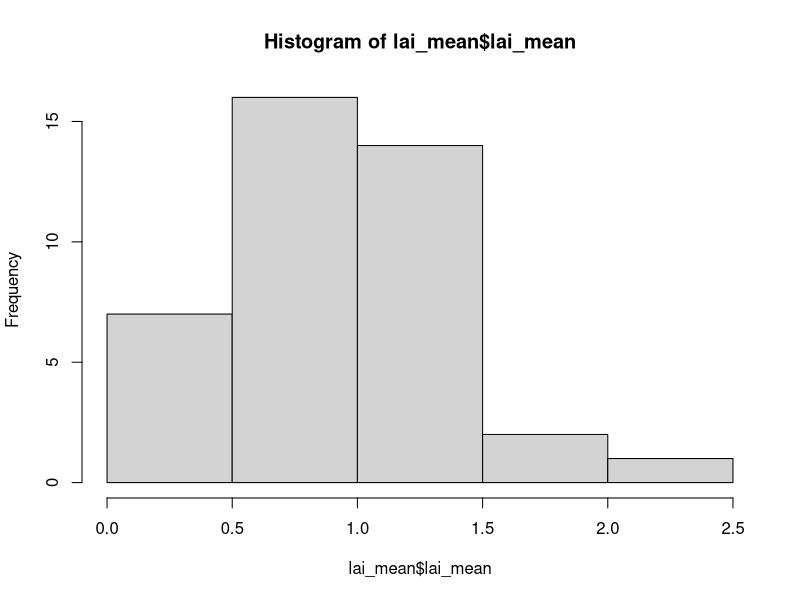
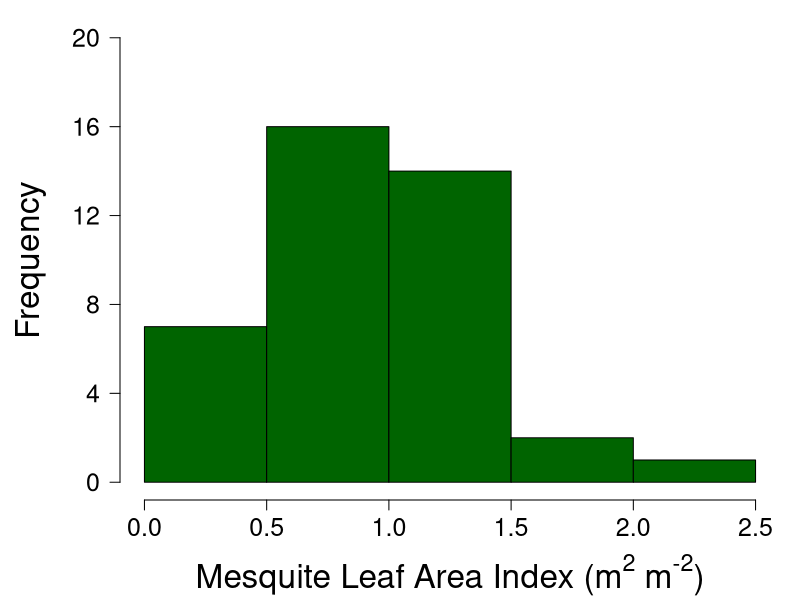

The R source for these figures, in order: (Note: this script raises an error after producing the figures.)
# Scipt for analyzing the mequite data
## The script proceeds as stated questions followed by the code to analyze the data
## in response to that stated question
### TTABS figures can be found by searching for TTABS

## load libraries
library(tidyverse)
library(vioplot)
library(lme4)
library(car)
library(emmeans)

## ggplot theme
th = theme(legend.position="none", 
           axis.title.y=element_text(size=rel(1.5), colour = 'black'),
           axis.title.x=element_text(size=rel(1.5), colour = 'black'),
           axis.text.x=element_text(size=rel(1.5), colour = 'black'),
           axis.text.y=element_text(size=rel(1.5), colour = 'black'),
           panel.background = element_rect(fill = 'white', colour = 'black'),
           panel.grid.major = element_line(colour = "grey"),
           #axis.line = element_line(colour = 'black'),
           strip.text = element_text(size=rel(1)))

## read in data
sm = read.csv("../data/sm_clean.csv") # soil moisture
bm = read.csv("../data/bm_clean.csv") # biomass
lai = read.csv("../data/lai_clean.csv") # lai
sc = read.csv("../data/sc_clean.csv") # cover (species composition)

##########################################################################################
### Q1: What does the size distribution (in LAI) of the trees look like?
##########################################################################################
#### mean plot lai
lai_group_by_plot = group_by(lai, plot)
lai_mean = summarise(lai_group_by_plot, lai_mean = mean(lai))

#### create a histogram and get summary statistics
hist(lai_mean$lai_mean, breaks = 5)
mean(lai_mean$lai_mean)
sd(lai_mean$lai_mean) / sqrt(40)

#### TTABS ####
par(oma = c(0,0,0,0), mar = c(5, 6, 1, 1))
hist(lai_mean$lai_mean, breaks = seq(0, 2.5, 0.5), 
     ylim = c(0, 20), xlab = '', ylab ='', col = 'darkgreen',
     yaxt = 'n', xaxt = 'n', main = '')
axis(1, seq(0, 2.5, 0.5), cex.axis = 1.5)
axis(2, seq(0, 20, 4), cex.axis = 1.5, las = 1)
mtext(side = 1, expression('Mesquite Leaf Area Index (m'^'2' * ' m'^'-2' *')'), line = 4, cex = 2)
mtext(side = 2, expression('Frequency'), line = 3.5, cex = 2)
#### TTABS ####

lai_histogram = ggplot(data = lai_mean, aes(x = lai_mean)) +
  theme(legend.position="none", 
        axis.title.y=element_text(size=rel(3), colour = 'black'),
        axis.title.x=element_text(size=rel(2.5), colour = 'black'),
        axis.text.x=element_text(size=rel(2.5), colour = 'black'),
        axis.text.y=element_text(size=rel(2), colour = 'black'),
        panel.background = element_rect(fill = 'white', colour = 'black'),
        panel.grid.major = element_line(colour = "grey"),
        #axis.line = element_line(colour = 'black'),
        strip.text = element_text(size=rel(1))) +
  geom_histogram(fill = c('grey'), colour = 'black', binwidth = 0.25) +
  ylab('Count') +
  xlab(expression('Mesquite Leaf Area Index (m'^'2' * ' m'^'-2' *')'))

##########################################################################################
### A1: LAI is fairly normal (center just below 1), but quite a big spread
##########################################################################################

##########################################################################################
### Q2: How does mesquite presence influence soil moisture?
##########################################################################################
#### run paired t-tests for all data and each date
sm_dates = levels(sm$date)
t.test(subset(sm, location == 'under')$vwc, subset(sm, location == 'away')$vwc,
       paired = T)
t.test(subset(sm, location == 'under' & date == sm_dates[1])$vwc, 
       subset(sm, location == 'away' & date == sm_dates[1])$vwc,
       paired = T)
t.test(subset(sm, location == 'under' & date == sm_dates[2])$vwc, 
       subset(sm, location == 'away' & date == sm_dates[2])$vwc,
       paired = T)
t.test(subset(sm, location == 'under' & date == sm_dates[3])$vwc, 
       subset(sm, location == 'away' & date == sm_dates[3])$vwc,
       paired = T)
t.test(subset(sm, location == 'under' & date == sm_dates[4])$vwc, 
       subset(sm, location == 'away' & date == sm_dates[4])$vwc,
       paired = T)
t.test(subset(sm, location == 'under' & date == sm_dates[5])$vwc, 
       subset(sm, location == 'away' & date == sm_dates[5])$vwc,
       paired = T)
t.test(subset(sm, location == 'under' & date == sm_dates[6])$vwc, 
       subset(sm, location == 'away' & date == sm_dates[6])$vwc,
       paired = T)
t.test(subset(sm, location == 'under' & date == sm_dates[7])$vwc, 
       subset(sm, location == 'away' & date == sm_dates[7])$vwc,
       paired = T)
t.test(subset(sm, location == 'under' & date == sm_dates[8])$vwc, 
       subset(sm, location == 'away' & date == sm_dates[8])$vwc,
       paired = T)

#### plot the data
sm_vioplot = vioplot(subset(sm, location == 'under')$vwc, 
                     subset(sm, location == 'away')$vwc,
                     ylim = c(0, 40), yaxt = 'n',
                     names = c('Under', 'Away'),
                     col = c('grey', 'yellow'))
axis(2, seq(0, 40, 10), las = 1)

sm_vioplot_date = plot(NULL, ylim = c(0, 40), xlim = c(1, 16), yaxt = 'n', xaxt = 'n',
                       ylab = '', xlab = '')
sm_vioplot_date = vioplot(subset(sm, location == 'under' & date == sm_dates[1])$vwc, 
                     subset(sm, location == 'away' & date == sm_dates[1])$vwc,
                     subset(sm, location == 'under' & date == sm_dates[2])$vwc, 
                     subset(sm, location == 'away' & date == sm_dates[2])$vwc,
                     subset(sm, location == 'under' & date == sm_dates[3])$vwc, 
                     subset(sm, location == 'away' & date == sm_dates[3])$vwc,
                     subset(sm, location == 'under' & date == sm_dates[4])$vwc, 
                     subset(sm, location == 'away' & date == sm_dates[4])$vwc,
                     subset(sm, location == 'under' & date == sm_dates[5])$vwc, 
                     subset(sm, location == 'away' & date == sm_dates[5])$vwc,
                     subset(sm, location == 'under' & date == sm_dates[6])$vwc, 
                     subset(sm, location == 'away' & date == sm_dates[6])$vwc,
                     subset(sm, location == 'under' & date == sm_dates[7])$vwc, 
                     subset(sm, location == 'away' & date == sm_dates[7])$vwc,
                     subset(sm, location == 'under' & date == sm_dates[8])$vwc, 
                     subset(sm, location == 'away' & date == sm_dates[8])$vwc,
                     add = T,
                     col = rep(c('darkgreen', 'yellow'), times = 8),
                     ylab = '', xlab = '')
axis(2, seq(0, 40, 10), las = 1)
axis(1, seq(1, 8, 1), at = seq(1.5, 15.5, 2))
mtext(side = 1, 'Measurement Period', line = 3)
mtext(side = 2, 'VWC (%)', line = 3)
legend('topright', c('Under', 'Away'), pch = 16, col = c('grey', 'yellow'))

sm_boxplot = ggplot(data = sm, aes(x = location, y = vwc)) +
  theme(legend.position="none", 
        axis.title.y=element_text(size=rel(4), colour = 'black'),
        axis.title.x=element_text(size=rel(4), colour = 'black'),
        axis.text.x=element_text(size=rel(4), colour = 'black'),
        axis.text.y=element_text(size=rel(3), colour = 'black'),
        panel.background = element_rect(fill = 'white', colour = 'black'),
        panel.grid.major = element_line(colour = "grey"),
        #axis.line = element_line(colour = 'black'),
        strip.text = element_text(size=rel(1))) +
  geom_boxplot(fill = c('yellow', 'grey'), lwd = 4) +
  ylab('Soil water content (%)') +
  xlab('') +
  scale_x_discrete(labels = c('away' = 'Outside', 'under' = 'Under'))

sm$spot = paste(sm$plot, sm$location, sep = '_')
sm$plotfac = as.factor(sm$plot)
hist(sm$vwc)
sm_lmer = lmer(vwc ~ location * date + (1|plotfac) + (1|spot), data = sm)
summary(sm_lmer)
plot(resid(sm_lmer) ~ fitted(sm_lmer))
Anova(sm_lmer)

##########################################################################################
### A2: It's wetter outside of the mesquite area, but biggest difference in wet times
##########################################################################################

##########################################################################################
### Q3a: Is biomass different under the mesquite?
##########################################################################################
#### total biomass
##### make a dataframe with no litter
bm_nolitt = subset(bm, code != 'LITT')

##### create dateframe with correct columns for total biomass
bm_total_pre = data.frame(plot = rep(seq(1, 40), 2), 
                      location = c(rep('under', 40), rep('away', 40)),
                      date = rep('2018-09-22', times = 80))
nrow(bm_total_pre)

##### get total biomass for each plot (excluding dead stuff)
bm_total_group_by = group_by(bm_nolitt, date, plot, location)
bm_total_sums = summarise(bm_total_group_by, weight_sum = sum(weight))

##### combine sums into data fram with zeros
bm_total = left_join(bm_total_pre, bm_total_sums)
head(bm_total)
bm_total$weight_sum[is.na(bm_total$weight_sum)] = 0
head(bm_total)
tail(bm_total)

##### run the analysis
t.test(subset(bm_total, location == 'under')$weight_sum, 
       subset(bm_total, location == 'away')$weight_sum,
       paired = T)

#### TTABS ####
par(oma = c(0, 2, 1, 1))
bm_boxplot = plot(weight_sum * 4 ~ location, data = bm_total,
                  col = c('orange', 'blue'),
                  outcol = c('orange', 'blue'),
                  outpch = 16,
                  yaxt = 'n', xaxt = 'n',
                  ylab ='', xlab = '',
                  ylim = c(0, 150))
axis(1, at = c(1, 2), c('Outside', 'Under'), cex.axis = 2)
axis(2, seq(0, 150, 50), cex.axis = 1.5, las = 1)
mtext(side = 2, expression('Understory Biomass (g m'^'-2' *')'), cex = 2.4, line = 4)
text(2.2, 145, 'p = 0.054', cex = 1.8)

bm_boxplot = ggplot(data = bm_total, aes(x = location, y = weight_sum * 4)) +
  theme(legend.position="none", 
        axis.title.y=element_text(size=rel(4), colour = 'black'),
        axis.title.x=element_text(size=rel(4), colour = 'black'),
        axis.text.x=element_text(size=rel(4), colour = 'black'),
        axis.text.y=element_text(size=rel(3), colour = 'black'),
        panel.background = element_rect(fill = 'white', colour = 'black'),
        panel.grid.major = element_line(colour = "grey"),
        #axis.line = element_line(colour = 'black'),
        strip.text = element_text(size=rel(1))) +
  geom_boxplot(fill = c('yellow', 'grey'), lwd = 4) +
  ylab(expression('Understory AGB (g m'^'-2' *')')) +
  xlab('') +
  scale_x_discrete(labels = c('away' = 'Outside', 'under' = 'Under'))

bm_total$spot = paste(bm_total$plot, bm_total$location, sep = '_')
bm_total$plotfac = as.factor(bm_total$plot)
hist(log(bm_total$weight_sum + 0.01))
hist(bm_total$weight_sum)
bm_total_lmer = lmer(log(weight_sum + 0.01) ~ location + (1|plotfac), data = bm_total)
summary(bm_total_lmer)
plot(resid(bm_total_lmer) ~ fitted(bm_total_lmer))
Anova(bm_total_lmer)
emmeans(bm_total_lmer, ~location)

# bm_dot = ggplot(bm_total, aes(x=location, y=weight_sum, fill = location)) +
#                 geom_boxplot(fill = 'white') +
#                 geom_dotplot(binaxis = 'y', stackdir = 'center') +
#                 theme_minimal() +
#                 labs(x = 'Location', y = 'Total Biomass (g)')
# bm_dot + scale_fill_manual(values = c('blue', 'orange')) + 
#          theme(legend.position="none") +
#          scale_y_continuous(limit = c(0, 40)) +
#          scale_x_discrete(labels = c('away' = 'Outside', 'under' = 'Under'))
#          theme(axis.text.y = element_text(size = 20, color = 'black')) +
#          theme(axis.text.x = element_text(size = 20, color = 'black'))
#### TTABS ####


##########################################################################################
### A3a: Lower under the mesquite
##########################################################################################

##########################################################################################
### Q3b: Does biomass result vary by lifeform?
##########################################################################################
##### create dateframe with correct columns for biomass by lifeform type
bm_lifeform_pre = data.frame(plot = rep(seq(1, 40), 8), 
                          location = c(rep('under', 160), rep('away', 160)),
                          lifeform = rep(c(rep(levels(bm$lifeform)[1], 40),
                                           rep(levels(bm$lifeform)[2], 40),
                                           rep(levels(bm$lifeform)[3], 40),
                                           rep(levels(bm$lifeform)[4], 40)), 2),
                          date = rep('2018-09-22', times = 320))
nrow(bm_lifeform_pre)

##### get lifeform biomass for each plot
bm_lifeform_group_by = group_by(bm, date, plot, location, lifeform)
bm_lifeform_sums = summarise(bm_lifeform_group_by, weight_sum = sum(weight))

##### combine sums into data fram with zeros
bm_lifeform = left_join(bm_lifeform_pre, bm_lifeform_sums)
head(bm_lifeform)
bm_lifeform$weight_sum[is.na(bm_lifeform$weight_sum)] = 0
head(bm_lifeform)
tail(bm_lifeform)

##### separate out the different lifeforms
bm_lifeform_forb = subset(bm_lifeform, lifeform == 'Forb')
bm_lifeform_grass = subset(bm_lifeform, lifeform == 'Grass')
bm_lifeform_litter = subset(bm_lifeform, lifeform == 'LITT')
bm_lifeform_tree = subset(bm_lifeform, lifeform == 'Shrub/tree')

##### run the analysis
t.test(subset(bm_lifeform_forb, location == 'under')$weight_sum, 
       subset(bm_lifeform_forb, location == 'away')$weight_sum,
       paired = T) # slightly more fobs under
t.test(subset(bm_lifeform_grass, location == 'under')$weight_sum, 
       subset(bm_lifeform_grass, location == 'away')$weight_sum,
       paired = T) # more grass away!
t.test(subset(bm_lifeform_litter, location == 'under')$weight_sum, 
       subset(bm_lifeform_litter, location == 'away')$weight_sum,
       paired = T) # more litter away!
t.test(subset(bm_lifeform_tree, location == 'under')$weight_sum, 
       subset(bm_lifeform_tree, location == 'away')$weight_sum,
       paired = T) # nothing with trees (only one tree plot)

#### grass ratio
grass_ratio = bm_lifeform_grass$weight_sum / 
  rowSums(cbind(bm_lifeform_forb$weight_sum, bm_lifeform_grass$weight_sum, 
      bm_lifeform_tree$weight_sum))

grass_ratio_df = data.frame(bm_lifeform_grass[, c(1,2)], grass_ratio = grass_ratio)

t.test(subset(grass_ratio_df, location == 'under')$grass_ratio,
       subset(grass_ratio_df, location == 'away')$grass_ratio,
       paired = T)

#### forb ratio
forb_ratio = bm_lifeform_forb$weight_sum / 
  rowSums(cbind(bm_lifeform_forb$weight_sum, bm_lifeform_grass$weight_sum, 
                bm_lifeform_tree$weight_sum))

forb_ratio_df = data.frame(bm_lifeform_forb[, c(1,2)], forb_ratio = forb_ratio)

t.test(subset(forb_ratio_df, location == 'under')$forb_ratio,
       subset(forb_ratio_df, location == 'away')$forb_ratio,
       paired = T)


#### plot out grass ratio results
grass_ratio_vioplot = plot(NULL, ylim = c(0, 1.2), xlim = c(0, 3), yaxt = 'n', 
                           xaxt = 'n', ylab = '', xlab = '')
grass_ratio_vioplot = vioplot(subset(grass_ratio_df, location == 'under')$grass_ratio,
                              subset(grass_ratio_df, location == 'away')$grass_ratio,
                              add = T, col = c('grey', 'yellow'))
axis(2, seq(0, 1, 0.2), las = 1)
axis(1, c('under', 'away'), at = c(1, 2))
mtext(side = 2, 'Grass ratio', line = 3)
text(1, 1.1, paste(round(mean(subset(grass_ratio_df, location == 'under')$grass_ratio, 
                              na.rm =T), 2),
                   '±',
                   round(sd(subset(grass_ratio_df, location == 'under')$grass_ratio, 
                            na.rm =T) / sqrt(40), 2),
                   sep = ' '))
text(2, 1.1, paste(round(mean(subset(grass_ratio_df, location == 'away')$grass_ratio, 
                              na.rm =T), 2),
                   '±',
                   round(sd(subset(grass_ratio_df, location == 'away')$grass_ratio, 
                            na.rm =T) / sqrt(40), 2),
                   '*',
                   sep = ' '))
#legend('topright', c('Under', 'Away'), pch = 16, col = c('grey', 'yellow'))

#### plot out the lifeform results
bm_lifeform_vioplot = plot(NULL, ylim = c(0, 40), xlim = c(0, 5), yaxt = 'n', 
                           xaxt = 'n', ylab = '', xlab = '')
bm_lifeform_vioplot = vioplot(subset(bm_lifeform_grass, location == 'under')$weight_sum,
                              subset(bm_lifeform_grass, location == 'away')$weight_sum,
                              subset(bm_lifeform_forb, location == 'under')$weight_sum,
                              subset(bm_lifeform_forb, location == 'away')$weight_sum,
                              add = T,
                              col = rep(c('grey', 'yellow'), times = 2),
                              ylab = '', xlab = '')
axis(2, seq(0, 40, 10), las = 1)
axis(1, c('grass', 'forb'), at = c(1.5, 3.5))
mtext(side = 2, 'Biomass (g)', line = 3)
legend('topright', c('Under', 'Away'), pch = 16, col = c('grey', 'yellow'))

#### TTABS ####
grass_ratio_boxplot = boxplot(grass_ratio * 100 ~ location, data = grass_ratio_df,
                  col = c('orange', 'blue'),
                  outcol = c('orange', 'blue'),
                  outpch = 16,
                  yaxt = 'n', xaxt = 'n',
                  ylab ='', xlab = '',
                  ylim = c(0, 115))
axis(1, at = c(1, 2), c('Outside', 'Under'), cex.axis = 2)
axis(2, seq(0, 100, 25), cex.axis = 1.5, las = 1)
mtext(side = 2, 'Grass Biomass (%)', cex = 2.4, line = 4)
text(2.2, 109, 'p < 0.05', cex = 1.8)
#### TTABS ####

#### TTABS ####
forb_ratio_boxplot = boxplot(forb_ratio * 100 ~ location, data = forb_ratio_df,
                              col = c('orange', 'blue'),
                              outcol = c('orange', 'blue'),
                              outpch = 16,
                              yaxt = 'n', xaxt = 'n',
                              ylab ='', xlab = '',
                              ylim = c(0, 115))
axis(1, at = c(1, 2), c('Outside', 'Under'), cex.axis = 2)
axis(2, seq(0, 100, 25), cex.axis = 1.5, las = 1)
mtext(side = 2, 'Forb Biomass (%)', cex = 2.4, line = 4)
text(2.2, 109, 'p < 0.05', cex = 1.8)
#### TTABS ####

#### TTABS ####
grass_forb_boxplot = boxplot(subset(bm_lifeform_grass, location == 'away')$weight_sum * 4,
                            subset(bm_lifeform_grass, location == 'under')$weight_sum * 4,
                            subset(bm_lifeform_forb, location == 'away')$weight_sum * 4,
                            subset(bm_lifeform_forb, location == 'under')$weight_sum * 4,
                           col = c('orange', 'blue'),
                           outcol = c('orange', 'blue'),
                           outpch = 16,
                           yaxt = 'n', xaxt = 'n',
                           ylab ='', xlab = '',
                           ylim = c(0, 80),
                           outline = F)
axis(1, at = c(1.5, 3.5), c('Grass', 'Forb'), cex.axis = 2)
axis(2, seq(0, 80, 20), cex.axis = 1.5, las = 1)
mtext(side = 2, expression('Understory Biomass (g m'^'-2' *')'), cex = 2.4, line = 4)
legend('topright', c('Outside', 'Under'), pch = 15, col = c('orange', 'blue'), cex = 2)
#### TTABS ####

forb_percent_boxplot = ggplot(data = forb_ratio_df, aes(x = location, y = forb_ratio * 100)) +
  theme(legend.position="none", 
        axis.title.y=element_text(size=rel(4), colour = 'black'),
        axis.title.x=element_text(size=rel(4), colour = 'black'),
        axis.text.x=element_text(size=rel(4), colour = 'black'),
        axis.text.y=element_text(size=rel(3), colour = 'black'),
        panel.background = element_rect(fill = 'white', colour = 'black'),
        panel.grid.major = element_line(colour = "grey"),
        #axis.line = element_line(colour = 'black'),
        strip.text = element_text(size=rel(1))) +
  geom_boxplot(fill = c('yellow', 'grey'), lwd = 4) +
  ylab(expression('C'[3] * ' Forb Biomass (%)')) +
  xlab('') +
  scale_x_discrete(labels = c('away' = 'Outside', 'under' = 'Under'))

grass_percent_boxplot = ggplot(data = forb_ratio_df, aes(x = location, y =  100 - (forb_ratio * 100))) +
  theme(legend.position="none", 
        axis.title.y=element_text(size=rel(4), colour = 'black'),
        axis.title.x=element_text(size=rel(4), colour = 'black'),
        axis.text.x=element_text(size=rel(4), colour = 'black'),
        axis.text.y=element_text(size=rel(3), colour = 'black'),
        panel.background = element_rect(fill = 'white', colour = 'black'),
        panel.grid.major = element_line(colour = "grey"),
        #axis.line = element_line(colour = 'black'),
        strip.text = element_text(size=rel(1))) +
  geom_boxplot(fill = c('yellow', 'grey'), lwd = 4) +
  ylab(expression('C'[4] * ' Grass Biomass (%)')) +
  xlab('') +
  scale_x_discrete(labels = c('away' = 'Outside', 'under' = 'Under'))

forb_ratio_df$spot = paste(forb_ratio_df$plot, forb_ratio_df$location, sep = '_')
forb_ratio_df$plotfac = as.factor(forb_ratio_df$plot)
hist(log(forb_ratio_df$forb_ratio + 0.01))
hist(forb_ratio_df$forb_ratio)
forb_ratio_lmer = lmer(log(forb_ratio + 0.01) ~ location + (1|plotfac), data = forb_ratio_df)
summary(forb_ratio_lmer)
plot(resid(forb_ratio_lmer) ~ fitted(forb_ratio_lmer))
Anova(forb_ratio_lmer)
emmeans(forb_ratio_lmer, ~location)

##########################################################################################
### A3b: less grass and more forbs under the mesquite
##########################################################################################


##########################################################################################
### Q3c: are there biomass differences by family (fabaceae in particular)?
##########################################################################################
#### are there many legumes?
levels(bm_nolitt$family)
subset(bm_nolitt, family == 'Fabaceae') # nope...

##########################################################################################
### A3c: not enough fabaceae for an interesting comparison
##########################################################################################


##########################################################################################
### Q4c: is species richness different under the mesquite?
##########################################################################################
#### 
bm_richness_pre = data.frame(plot = rep(seq(1, 40), 2), 
                          location = c(rep('under', 40), rep('away', 40)),
                          date = rep('2018-09-22', times = 80))
nrow(bm_richness_pre)

#### calculate species richness per plot type (for non-litter)
bm_richness_group_by = group_by(bm_nolitt, date, plot, location)
bm_richness_sums = summarise(bm_richness_group_by, richness = n())

##### combine richness into data fram with zeros
bm_richness = left_join(bm_richness_pre, bm_richness_sums)
head(bm_richness)
bm_richness$richness[is.na(bm_richness$richness)] = 0
head(bm_richness)
tail(bm_richness)

##### run the analysis
t.test(subset(bm_richness, location == 'under')$richness, 
       subset(bm_richness, location == 'away')$richness,
       paired = T)

##########################################################################################
### A4c: species richness is generally the same
##########################################################################################

##########################################################################################
### Q5a: does tree size matter for soil moisture effect?
##########################################################################################
#### calculate average soil moisture effect across dates and create new data frame
sm_under = subset(sm, location == "under")
sm_away = subset(sm, location == "away")
sm_effect = ((sm_away$vwc - sm_under$vwc) / sm_away$vwc) * 100
sm_effect_df = data.frame(sm_under[, c(2,3)], sm_effect = sm_effect)

sm_effect_df_group_by_plot = group_by(sm_effect_df, plot)
sm_effect_df_mean = summarise(sm_effect_df_group_by_plot, 
                              sm_effect_mean = mean(sm_effect))

#### get average lai for each tree
lai_group_by_plot = group_by(lai, plot)
lai_mean = summarise(lai_group_by_plot, lai_mean = mean(lai))
head(lai_mean)
nrow(lai_mean)

sm_effect_df_mean_lai = left_join(sm_effect_df_mean, lai_mean)
head(sm_effect_df_mean_lai)
nrow(sm_effect_df_mean_lai)

#### run regression
plot(sm_effect_df_mean_lai$sm_effect_mean ~ 
       sm_effect_df_mean_lai$lai_mean) # not much there
sm_effect_df_mean_lai_lm = lm(sm_effect_df_mean_lai$sm_effect_mean ~ 
                                sm_effect_df_mean_lai$lai_mean) # not much there
anova(sm_effect_df_mean_lai_lm) # nada

##########################################################################################
### A5a: tree size does not matter for soil moisture effect
##########################################################################################


##########################################################################################
### Q5b: does tree size matter for biomass effect?
##########################################################################################
#### calculate average total biomass effect across dates and create new data frame
bm_total_under = subset(bm_total, location == "under")
bm_total_away = subset(bm_total, location == "away")
bm_total_effect = ((bm_total_away$weight_sum - bm_total_under$weight_sum) / 
                     bm_total_away$weight_sum) * 100
bm_total_effect_df = data.frame(plot = bm_total_under[, 1], 
                                bm_total_effect = bm_total_effect)

bm_total_effect_df_lai = left_join(bm_total_effect_df, lai_mean)
head(bm_total_effect_df_lai)
nrow(bm_total_effect_df_lai)

#### run regression
bm_total_effect_df_lai_sub = subset(bm_total_effect_df_lai, bm_total_effect > -5000)
plot(bm_total_effect_df_lai_sub$bm_total_effect ~ 
       bm_total_effect_df_lai_sub$lai_mean, ylim = c(-100, 100)) # not much there
bm_total_effect_df_mean_lai_lm = lm(bm_total_effect_df_lai_sub$bm_total_effect ~ 
                                      bm_total_effect_df_lai_sub$lai_mean) # not much there
anova(bm_total_effect_df_mean_lai_lm) # nada

##########################################################################################
### A5b: tree size doesn't seem to matter for biomass effect
##########################################################################################


##########################################################################################
### Q6a: does mesquite influence species richness?
##########################################################################################
#### remove litter and bareground from cover data
sc_live = subset(sc, code != 'BARE' & code != 'LITT')

#### calculate richness
sc_richness_pre = data.frame(plot = rep(seq(1, 40), 2), 
                             location = c(rep('under', 40), rep('away', 40)),
                             date = rep('2018-09-22', times = 80))
nrow(sc_richness_pre)

#### calculate species richness per plot type (for non-litter)
sc_richness_group_by = group_by(sc_live, date, plot, location)
sc_richness_sums = summarise(sc_richness_group_by, richness = n())

##### combine richness into data fram with zeros
sc_richness = left_join(sc_richness_pre, sc_richness_sums)
head(sc_richness)
sc_richness$richness[is.na(sc_richness$richness)] = 0
head(sc_richness)
tail(sc_richness)

##### run the analysis
t.test(subset(sc_richness, location == 'under')$richness, 
       subset(sc_richness, location == 'away')$richness,
       paired = T)

##########################################################################################
### A6a: richness is the same under the mesquite
##########################################################################################

##########################################################################################
### Q6b: does mesquite influence species diversity?
##########################################################################################
#### diversity is Shannon's diversity (D) where
#### H = -sum(percent cover * log(percent cover))
#### probably need to recalculate the cover as cover relative to living cover of the plot

#### get total living biomass of the each plot
sc_live_group_by_plot = group_by(sc_live, date, plot, location)
sc_live_sums = summarise(sc_live_group_by_plot, cover_sum = sum(cover))

#### join cover sums to sc_live
sc_live_revised = left_join(sc_live, sc_live_sums)

#### get relative cover
sc_live_revised$cover_revised = sc_live_revised$cover / sc_live_revised$cover_sum

#### do diversity calcs
sc_live_revised$logcover = log(sc_live_revised$cover_revised) # percent cover squared

#### calculate diversity
sc_diversity_pre = data.frame(plot = rep(seq(1, 40), 2), 
                             location = c(rep('under', 40), rep('away', 40)),
                             date = rep('2018-09-22', times = 80))
nrow(sc_diversity_pre)

#### get sum of cover2 by plot
sc_diversity_group_by = group_by(sc_live_revised, date, plot, location)
sc_diversity_sums = summarise(sc_diversity_group_by, logcover_sum = sum(logcover))

#### calculate diversity
sc_diversity_sums$H = -sc_diversity_sums$logcover_sum

##### combine diversity into data fram with zeros
sc_diversity = left_join(sc_diversity_pre, sc_diversity_sums)
head(sc_diversity)
sc_diversity$H[is.na(sc_diversity$H)] = 0
head(sc_diversity)
tail(sc_diversity)

##### run the analysis
t.test(subset(sc_diversity, location == 'under')$H, 
       subset(sc_diversity, location == 'away')$H,
       paired = T)
hist(sc_diversity$H) # no difference
plot(H ~ location, sc_diversity)

#### TTABS ####
bm_boxplot = plot(H ~ location, data = sc_diversity,
                  col = c('orange', 'blue'),
                  outcol = c('orange', 'blue'),
                  outpch = 16,
                  yaxt = 'n', xaxt = 'n',
                  ylab ='', xlab = '',
                  ylim = c(0, 12))
axis(1, at = c(1, 2), c('Outside', 'Under'), cex.axis = 2)
axis(2, seq(0, 12, 4), cex.axis = 1.5, las = 1)
mtext(side = 2, 'Shannon Diversity (H)', cex = 2.4, line = 4)
text(2.2, 11, 'p = 0.82', cex = 1.8)
#### TTABS ####

diversity_boxplot = ggplot(data = sc_diversity, aes(x = location, y = H)) +
  theme(legend.position="none", 
        axis.title.y=element_text(size=rel(4), colour = 'black'),
        axis.title.x=element_text(size=rel(4), colour = 'black'),
        axis.text.x=element_text(size=rel(4), colour = 'black'),
        axis.text.y=element_text(size=rel(3), colour = 'black'),
        panel.background = element_rect(fill = 'white', colour = 'black'),
        panel.grid.major = element_line(colour = "grey"),
        #axis.line = element_line(colour = 'black'),
        strip.text = element_text(size=rel(1))) +
  geom_boxplot(fill = c('yellow', 'grey'), lwd = 4) +
  ylab('Shannon Diversity (H)') +
  xlab('') +
  scale_x_discrete(labels = c('away' = 'Outside', 'under' = 'Under'))

sc_diversity$spot = paste(sc_diversity$plot, sc_diversity$location, sep = '_')
sc_diversity$plotfac = as.factor(sc_diversity$plot)
hist(log(sc_diversity$H + 0.01))
hist(sc_diversity$H)
H_lmer = lmer(log(H + 0.01) ~ location + (1|plotfac), data = sc_diversity)
summary(H_lmer)
plot(resid(H_lmer) ~ fitted(H_lmer))
Anova(H_lmer)
emmeans(H_lmer, ~location)


##########################################################################################
### A6b: diversity is the same under the mesquite
##########################################################################################


##########################################################################################
### Q6c: is evenness the same under the mesquite?
##########################################################################################
#### here we're defining evenness as diversity divided by richness

#### put diversity and richness data together
sc_evenness = left_join(sc_richness, sc_diversity)
head(sc_evenness)

#### calculate evenness
sc_evenness$evenness = sc_evenness$H / sc_evenness$richness

#### run analysis
t.test(subset(sc_evenness, location == 'under')$evenness, 
       subset(sc_evenness, location == 'away')$evenness,
       paired = T)
hist(sc_evenness$evenness) # no difference
plot(evenness ~ location, sc_evenness)

##########################################################################################
### A6c: evenness is the same under the mesquite
##########################################################################################
